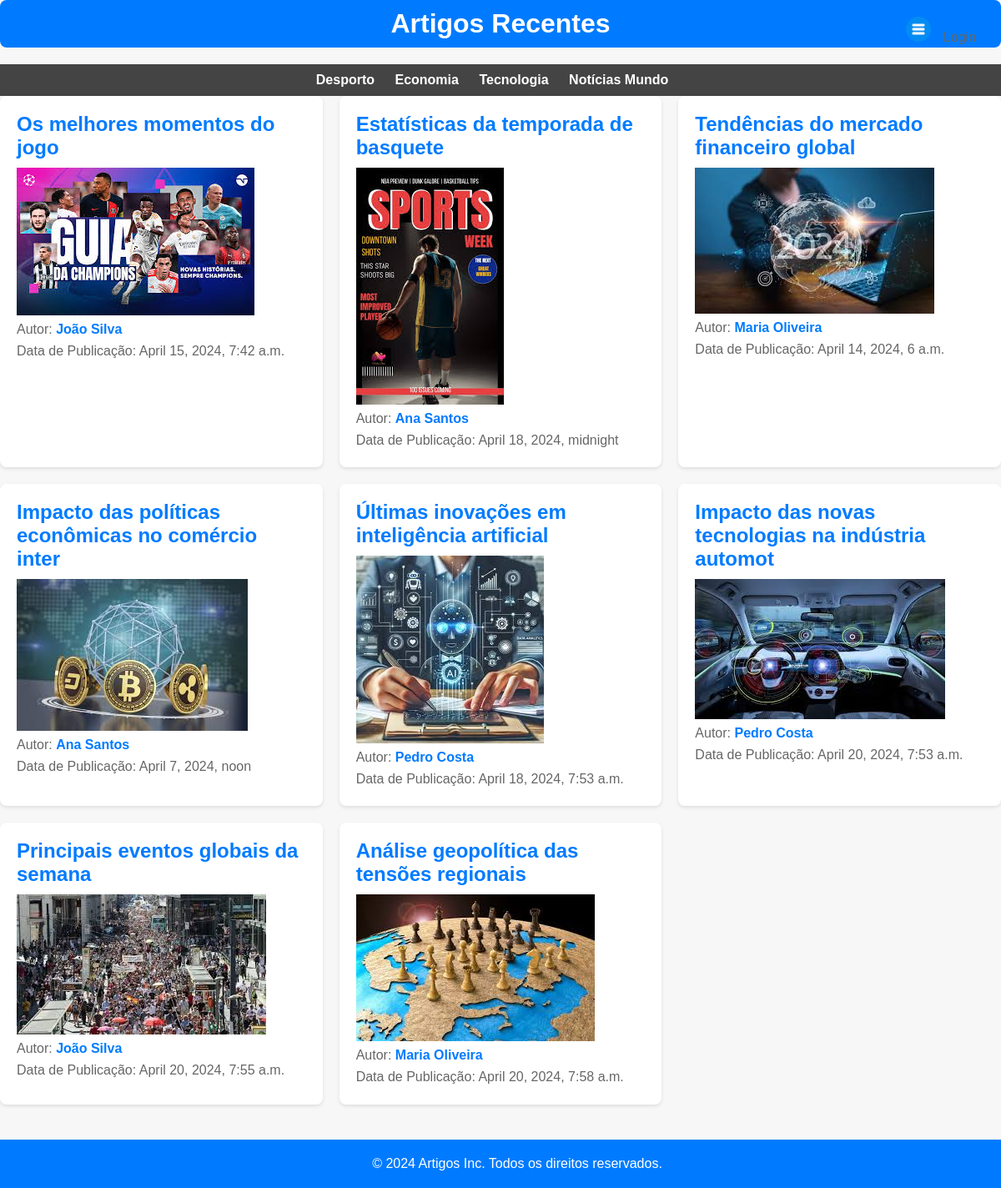
Page /Artigos/Artigos/ on the committed database.
### Artigos/models.py (models this page shows, shortened)
class Artigo(models.Model):
    DESPORTO = 'Desporto'
    ECONOMIA = 'Economia'
    TECNOLOGIA = 'Tecnologia'
    NOTICIAS_MUNDO = 'Noticias Mundo'
    GENERO_CHOICES = [
        (DESPORTO, 'Desporto'),
        (ECONOMIA, 'Economia'),
        (TECNOLOGIA, 'Tecnologia'),
        (NOTICIAS_MUNDO, 'Noticias Mundo'),
    ]
    titulo = models.CharField(max_length=50)
    data_publicacao = models.DateTimeField(blank=True, null=True)
    texto = models.TextField()
    imagem = models.ImageField(upload_to='artigos')
    link = models.URLField(blank=True, null=True)
    autor = models.ForeignKey(Autor, on_delete=models.CASCADE, related_name='artigos')
    genero = models.CharField(max_length=50, choices=GENERO_CHOICES, blank=True, null=True)

class Autor(models.Model):
    nome = models.CharField(max_length=100)
    idade = models.IntegerField()
    foto_de_perfil = models.ImageField(upload_to='fotos_perfil', blank=True, null=True)
    sobre = models.TextField(default='', blank=True, null=True)
    rede_social = models.URLField(blank=True, null=True)

### Artigos/views.py (the view)
# urls.py: path('Artigos/', views.index_view, name='Artigos'),
def index_view(request):
    context = {
      'artigos': Artigo.objects.all(),
   }
    return render(request, "Artigos/index.html", context)

### Artigos/templates/Artigos/index.html
{% extends "Artigos/layout.html" %}
{%block content%}
    <h1>Artigos Recentes</h1>
    <nav>
        <ul>
            <li><a href="{% url 'Artigos:artigosGenero' genero='Desporto' %}">Desporto</a></li>
            <li><a href="{% url 'Artigos:artigosGenero' genero='Economia' %}">Economia</a></li>
            <li><a href="{% url 'Artigos:artigosGenero' genero='Tecnologia' %}">Tecnologia</a></li>
            <li><a href="{% url 'Artigos:artigosGenero' genero='Noticias Mundo' %}">Notícias Mundo</a></li>
        </ul>
    </nav>
    <div class="artigos">
        {% for artigo in artigos %}
        <div class="artigo">
            <h2><a href="{% url 'Artigos:artigo' artigo.id %}">{{ artigo.titulo }}</a></h2>
            <img src="{{ artigo.imagem.url }}" alt="{{ artigo.titulo }}">
            <p>Autor: <a href="{% url 'Artigos:autor' artigo.autor.id %}">{{ artigo.autor.nome }}</a></p>
            <p>Data de Publicação: {{ artigo.data_publicacao }}</p>
        </div>
        {% endfor %}
    </div>
{%endblock%}

### Artigos/templates/Artigos/layout.html (shortened to what this page needs)
<!DOCTYPE html>
<html lang="pt">
<head>
    <link rel="stylesheet" type="text/css" href="/static/Artigos/style.css">
</head>
<body>
    <div class="fixed-element">
        <a href="{% url 'Artigos:Artigos' %}">
            <img src="/static/Artigos/8106985.png" alt="Ícone de Menu">
        </a>
        {% if request.user.is_authenticated %}
            <a href="{% url 'Artigos:User' %}">{{ request.user.username }}</a>
            <a href="{% url 'Artigos:logout' %}">Logout</a>
        {% else %}
            <a href="{% url 'Artigos:login' %}">Login</a>
        {% endif %}
    </div>
    {% block content %}
    {% endblock %}
    <div style="height: 100px;"></div>
    <footer>
        <p>&copy; 2024 Artigos Inc. Todos os direitos reservados.</p>
    </footer>
</body>
</html>

### static/Artigos/style.css (style rules this page uses)
body, h1, h2, p, ul, li { margin: 0; padding: 0; }
body { font-family: Arial, sans-serif; background-color: #f7f7f7; }
nav { background-color: #444; padding: 10px 0; }
nav ul { list-style: none; text-align: center; }
nav ul li { display: inline; margin-right: 20px; }
nav ul li a { color: #fff; text-decoration: none; font-weight: bold; }
.artigos { display: grid; grid-template-columns: repeat(auto-fit, minmax(300px, 1fr)); gap: 20px; }
.artigo { background-color: #fff; padding: 20px; border-radius: 8px; box-shadow: 0 2px 4px rgba(0, 0, 0, 0.1); transition: transform 0.3s ease; }
.artigo h2 { color: #007bff; margin-bottom: 10px; }
.artigo p { color: #666; line-height: 1.6; }
.artigo a { color: #007bff; text-decoration: none; font-weight: bold; }
footer { background-color: #007bff; color: #fff; padding: 20px; text-align: center; position: fixed; width: 100%; bottom: 0; left: 0; }
h1 { text-align: center; margin-bottom: 20px; color: #fff; background-color: #007bff; padding: 10px 20px; border-radius: 8px; }
a { color: #007bff; text-decoration: none; transition: color 0.3s; }
.fixed-element a { color: #fff; text-decoration: none; }
nav ul li a { color: #fff; text-decoration: none; font-weight: bold; transition: color 0.3s; }

### Artigos/templates/Artigos/layout.html (style rules this page uses)
.fixed-element { position: fixed; top: 20px; right: 20px; }
.fixed-element a { margin-right: 10px; color: #666; text-decoration: none; }
.fixed-element img { width: 30px; height: auto; cursor: pointer; }
footer { margin-top: 20px; padding: 20px; background-color: #007bff; color: #fff; text-align: center; }

### rows in the picture
Artigo: titulo "Os melhores momentos do jogo", imagem (picture), autor.nome "João Silva", data_publicacao "April 15, 2024, 7:42 a.m."
Artigo: titulo "Estatísticas da temporada de basquete", imagem (picture), autor.nome "Ana Santos", data_publicacao "April 18, 2024, midnight"
Artigo: titulo "Tendências do mercado financeiro global", imagem (picture), autor.nome "Maria Oliveira", data_publicacao "April 14, 2024, 6 a.m."
Artigo: titulo "Impacto das políticas econômicas no comércio inter", imagem (picture), autor.nome "Ana Santos", data_publicacao "April 7, 2024, noon"
Artigo: titulo "Últimas inovações em inteligência artificial", imagem (picture), autor.nome "Pedro Costa", data_publicacao "April 18, 2024, 7:53 a.m."
Artigo: titulo "Impacto das novas tecnologias na indústria automot", imagem (picture), autor.nome "Pedro Costa", data_publicacao "April 20, 2024, 7:53 a.m."
Artigo: titulo "Principais eventos globais da semana", imagem (picture), autor.nome "João Silva", data_publicacao "April 20, 2024, 7:55 a.m."
Artigo: titulo "Análise geopolítica das tensões regionais", imagem (picture), autor.nome "Maria Oliveira", data_publicacao "April 20, 2024, 7:58 a.m."
